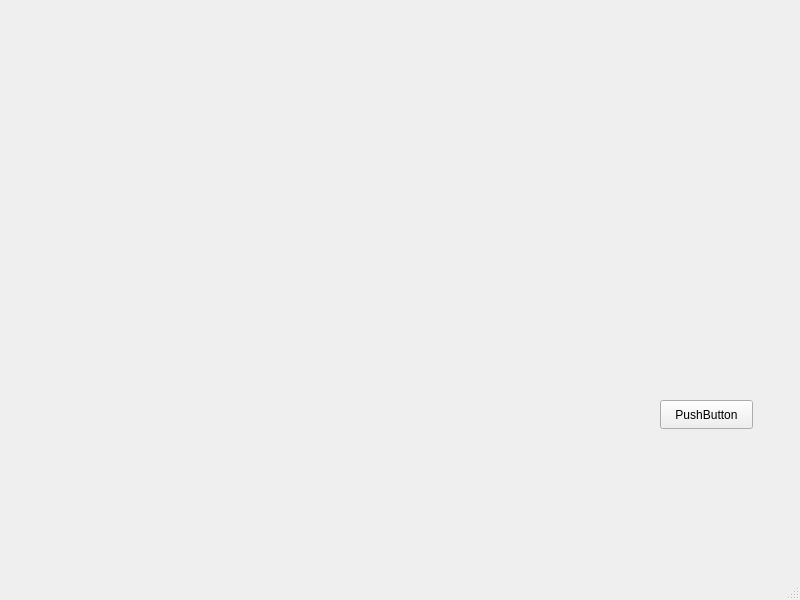
<?xml version="1.0" encoding="UTF-8"?>
<ui version="4.0">
 <class>OCore</class>
 <widget class="QMainWindow" name="OCore">
  <property name="geometry">
   <rect>
    <x>0</x>
    <y>0</y>
    <width>800</width>
    <height>600</height>
   </rect>
  </property>
  <property name="windowTitle">
   <string>MainWindow</string>
  </property>
  <widget class="QWidget" name="centralwidget">
   <widget class="QPushButton" name="pushButton">
    <property name="geometry">
     <rect>
      <x>660</x>
      <y>400</y>
      <width>93</width>
      <height>29</height>
     </rect>
    </property>
    <property name="text">
     <string>PushButton</string>
    </property>
   </widget>
  </widget>
  <widget class="QMenuBar" name="menubar">
   <property name="geometry">
    <rect>
     <x>0</x>
     <y>0</y>
     <width>800</width>
     <height>26</height>
    </rect>
   </property>
  </widget>
  <widget class="QStatusBar" name="statusbar"/>
 </widget>
 <resources/>
 <connections/>
</ui>
